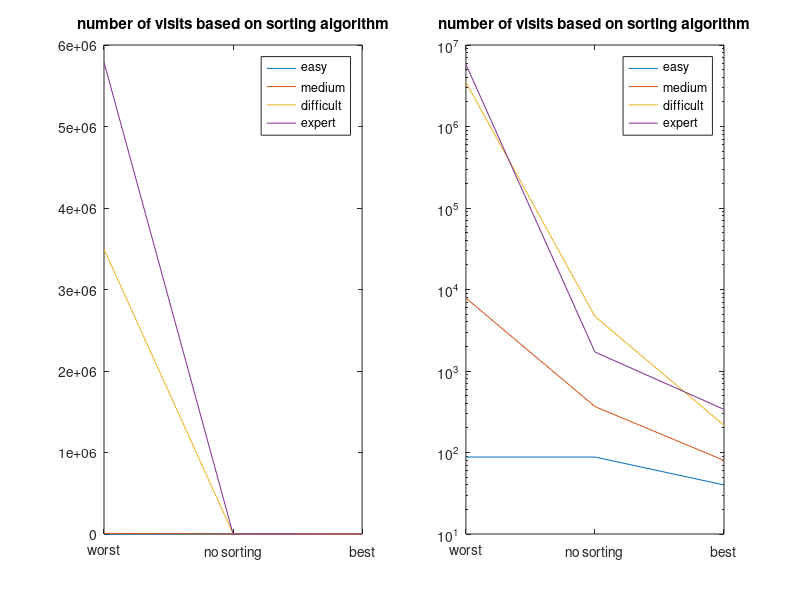

Source code (MATLAB):
# Optimization analysis

#nCombinations
# worst, bruteforce, best
expert=[5789328 1708 338]
difficult=[3495390 4672 216]
medium=[7850 366 80]
easy=[88 88 40]

subplot(1,2,1)
plot([easy;medium;difficult;expert]');
title('number of visits based on sorting algorithm')
legend(['easy'; 'medium'; 'difficult'; 'expert']);
set(gca, 'XTick', 1:3, 'XTickLabel', {'worst'; 'no sorting'; 'best'});

subplot(1,2,2)
semilogy([easy;medium;difficult;expert]');
title('number of visits based on sorting algorithm')
legend(['easy'; 'medium'; 'difficult'; 'expert']);
set(gca, 'XTick', 1:3, 'XTickLabel', {'worst'; 'no sorting'; 'best'});
